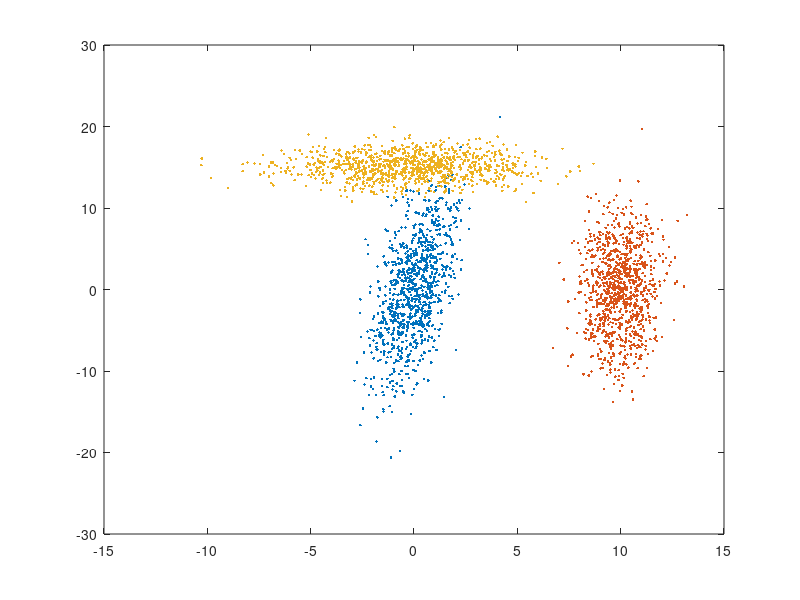

Write the MATLAB code that produced this figure.
X= 1*randn(1000,1) ;    
Y= 3*X+5*randn(1000,1) ;
X1 = 1*randn(1000,1)+10;
Y1 = 4*X+3*randn(1000,1) ;
X3= 3*randn(1000,1) ;    
Y3= 1*X+1*randn(1000,1)+15 ;
plot(X,Y,'.')
hold on;
plot(X1,Y1,'.')
hold on;
plot(X3,Y3,'.') 